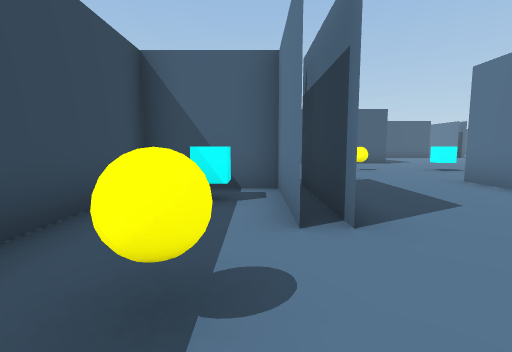
View 1 (above)

24 first-person views from a walk through a scene from a Unity 3-D project. The camera is 1.5 m above the floor, tilts 6° down and sees 85° across. The floor is counted in squares, 2 m on a side. Each view is taken from the middle of a square. On the plan, view 1 faces up. The plan holds only what a view shows up to about 10 squares ahead; the rest is blank. The place goes on beyond the plan. The player character is not drawn. Some animated figures are left out.

View 2
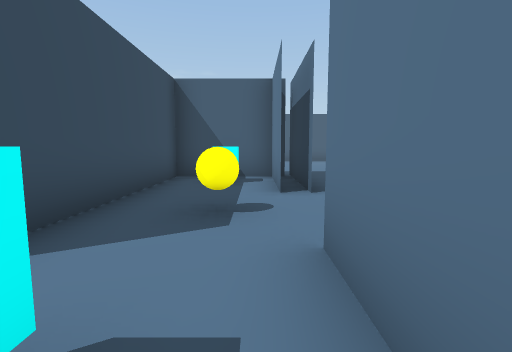

View 3
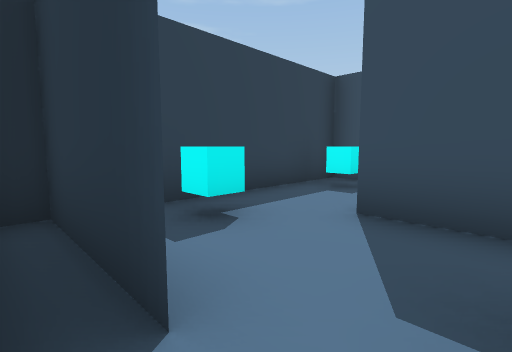

View 4
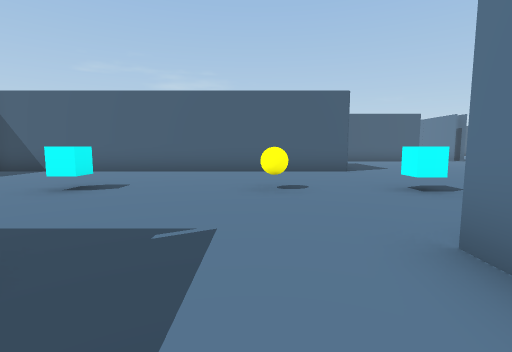

View 5
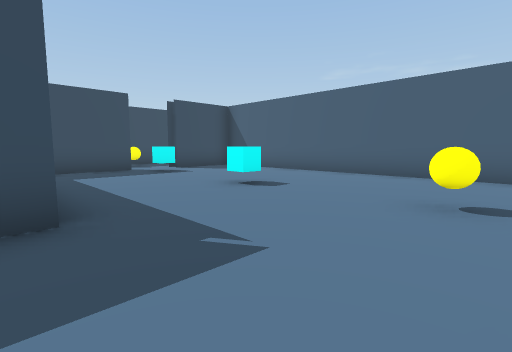

View 6
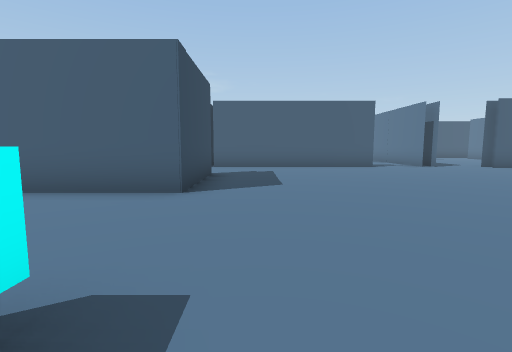

View 7
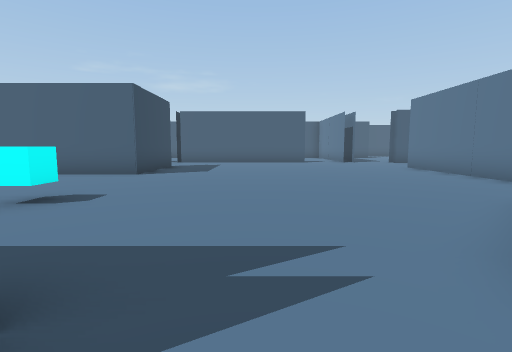

View 8
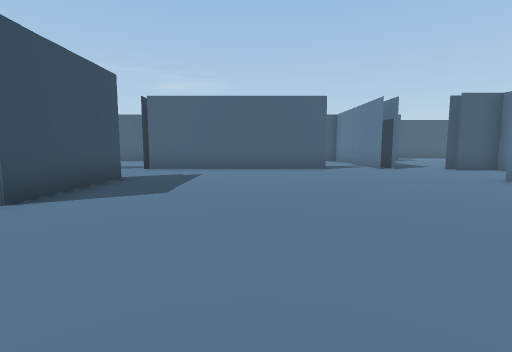

View 9
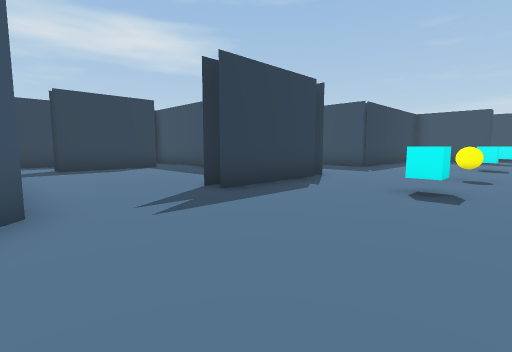

View 10
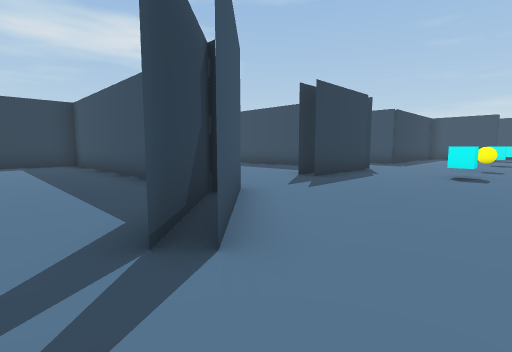

View 11
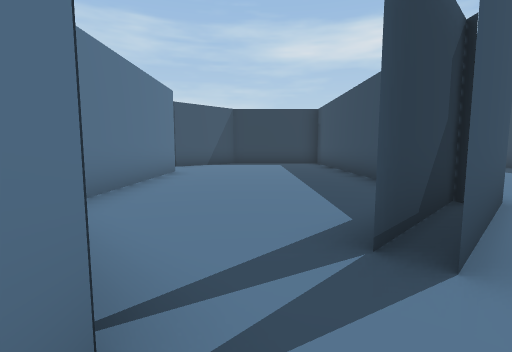

View 12
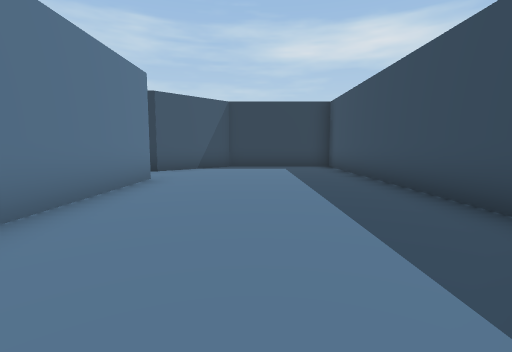

View 13
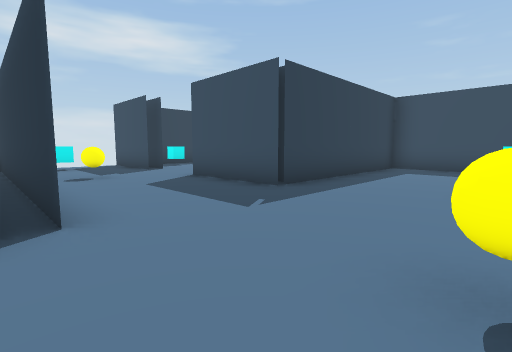

View 14
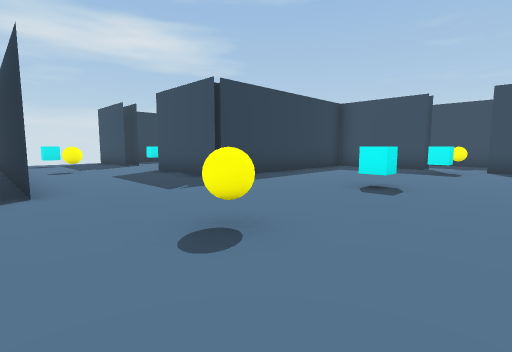

View 15
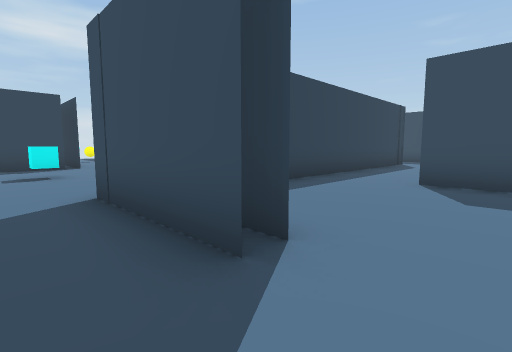

View 16
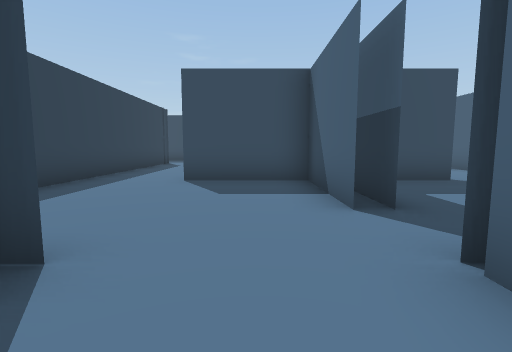

View 17
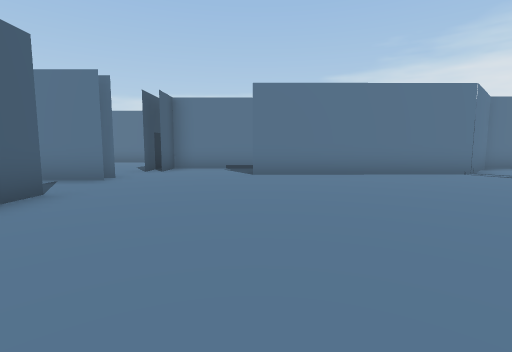

View 18
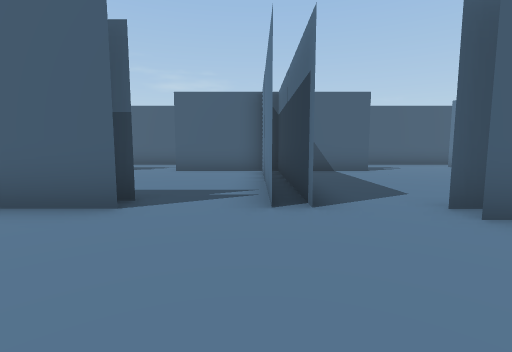

View 19
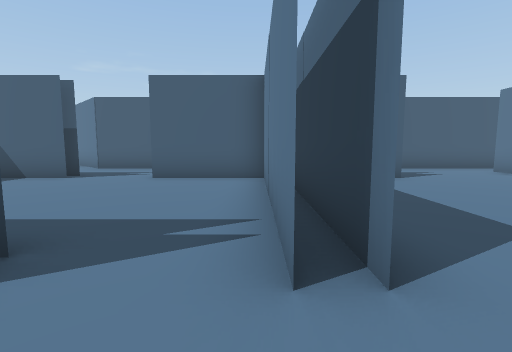

View 20
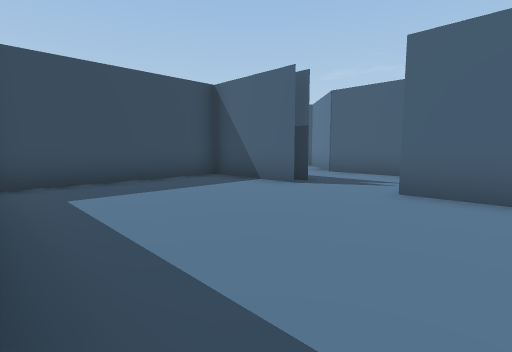

View 21
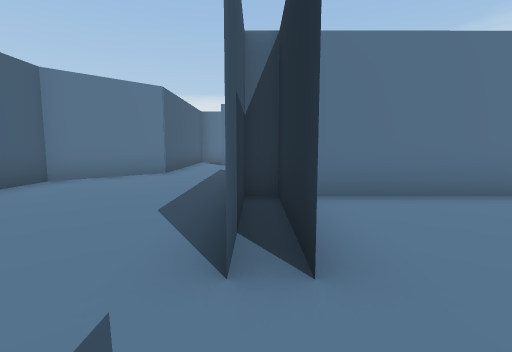

View 22
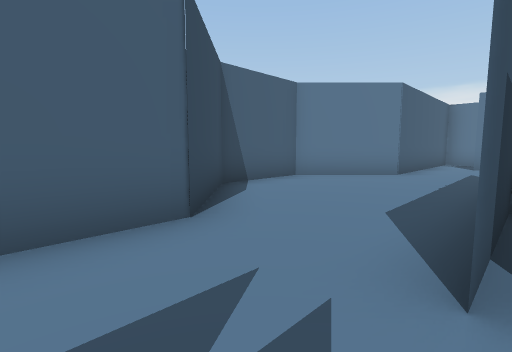

View 23
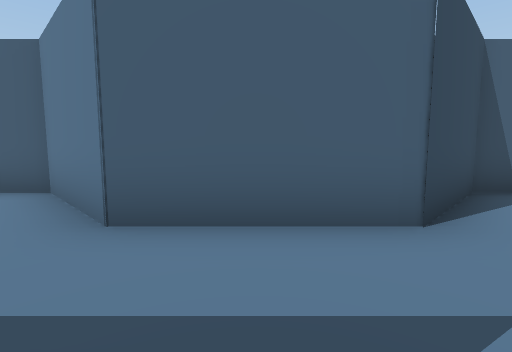

View 24
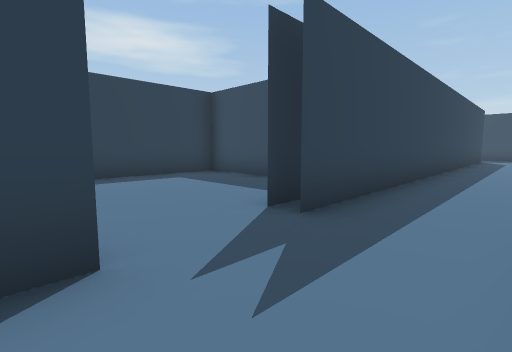

### Floor plan
Points are (right, up) in squares from view 1. A wall is a line through its corners. A room is listed if a view was taken in it or the views show most of it. See-through windows are left out.
Room 1 (view 1)
walls: (0.5, 2.5) (0.5, 5) (-2, 5) (-2, -0.5); (0.9, 2.5) (0.9, 5.5)
ways out: opening at (-0.5, 0) to room 2; opening at (1, 1.5) to room 3
objects: other object (-1, 4); other object (0, 1)
Room 2 (view 2)
walls: (0.5, -1.5) (0.5, 0); (-2.5, -2.5) (0.9, -2.5)
ways out: opening at (-0.5, 0) to room 1; opening at (-2, -1.5)
objects: other object (-1, -2)
Room 3 (views 3, 4, 5, 6, 7, 8, 9, 10, 11, 13, 14, 15, 16, 17, 18, 19)
walls: (4.6, 12.5) (-4.9, 12.5); (4.9, 6.1) (8, 6.1); (4.5, 6.1) (4.5, -0.4); (7.1, 5.5) (8, 5.5); (4.5, 4.9) (4.5, 6); (5.8, 15.7) (5.8, 13.4); (5.3, 15.7) (5.3, 15); (10.6, 6.2) (12.8, 8.4); (0.5, 13) (2, 13); (11.2, 6.1) (13.2, 8.1); (3.8, 18.2) (1.8, 18.2); (14.5, 9.2) (14.5, 15.1); (5.3, 18.9) (5.3, 18.2); (3.8, 18.7) (2.3, 18.7); (0.9, 17.5) (0.9, 15.4); (6.6, 0.2) (9.4, 0.2); (11.4, 18.3) (5.4, 18.3); (0.9, 0.1) (0.9, -1.3); (-5.2, 10.6) (-5.2, 10); (-5.2, 8.6) (-5.2, 5.5) (0.9, 5.5) (0.9, 2.5); (0.5, 0.1) (0.5, -2.5); (16.6, 15) (16.6, 17.8) (15.3, 17.8); (16.9, 18.3) (15.3, 18.3)
ways out: opening at (1, 1.5) to room 1; opening at (14, 8) to room 4; opening at (12.5, 19) to room 5; opening at (-5, 9.5); opening at (1, 14.5); opening at (4.5, 19); opening at (10, 0); opening at (15, 19); opening at (16, 15)
objects: other object (-4, 9); other object (0, 9); other object (3, -2); other object (3, 2); other object (3, 9); other object (5, 13) to (6, 13); other object (6, 9)
Room 4 (view 12)
walls: (16.5, 1.4) (16.5, 7.2) (14.5, 9.2); (11.2, 6.4) (11.2, -2); (15.4, -2.1) (17.1, -0.4); (12.3, -2.5) (13.5, -2.5)
ways out: opening at (14, 8) to room 3; opening at (17, 0.5)
Room 5 (view 20)
walls: (8.5, 23.7) (5.8, 23.7) (5.8, 18.8) (9.1, 18.8); (8.5, 24.2) (8, 24.2); (13.2, 18.4) (13.2, 24.2) (10.5, 24.2); (13.7, 18.4) (13.7, 23.4); (14, 23.7) (10.5, 23.7)
ways out: opening at (12.5, 19) to room 3; opening at (9.5, 24) to room 6
Room 6 (views 21, 22, 23, 24)
walls: (10.5, 24.2) (11, 24.2); (10.5, 23.7) (13.3, 23.7); (7.8, 23.7) (8.5, 23.7); (5.5, 24.2) (8.5, 24.2); (15, 28.5) (12.5, 28.5) (10.6, 26.6) (7.6, 26.6) (5.7, 28.5) (4.8, 28.5)
ways out: opening at (9.5, 24) to room 5; opening at (5.5, 26.5); opening at (15.5, 26.5)

Where each view was taken, in squares from view 1:
view 1: 0 up, 0 right, facing up
view 2: 2 down, 0 right, facing up
view 3: 1 up, 1 right, facing down-left
view 4: 4 up, 3 right, facing up
view 5: 5 up, 4 right, facing up-left
view 6: 8 up, 7 right, facing up
view 7: 5 up, 9 right, facing up
view 8: 9 up, 9 right, facing up
view 9: 10 up, 11 right, facing down-left
view 10: 10 up, 14 right, facing down-left
view 11: 10 up, 14 right, facing down
view 12: 8 up, 14 right, facing down
view 13: 9 up, 5 right, facing down-left
view 14: 11 up, 5 right, facing down-left
view 15: 17 up, 7 right, facing down-left
view 16: 17 up, 7 right, facing left
view 17: 15 up, 7 right, facing right
view 18: 15 up, 13 right, facing up
view 19: 17 up, 13 right, facing up
view 20: 19 up, 12 right, facing up-left
view 21: 24 up, 9 right, facing right
view 22: 24 up, 9 right, facing up-right
view 23: 24 up, 9 right, facing up
view 24: 26 up, 11 right, facing down-left
